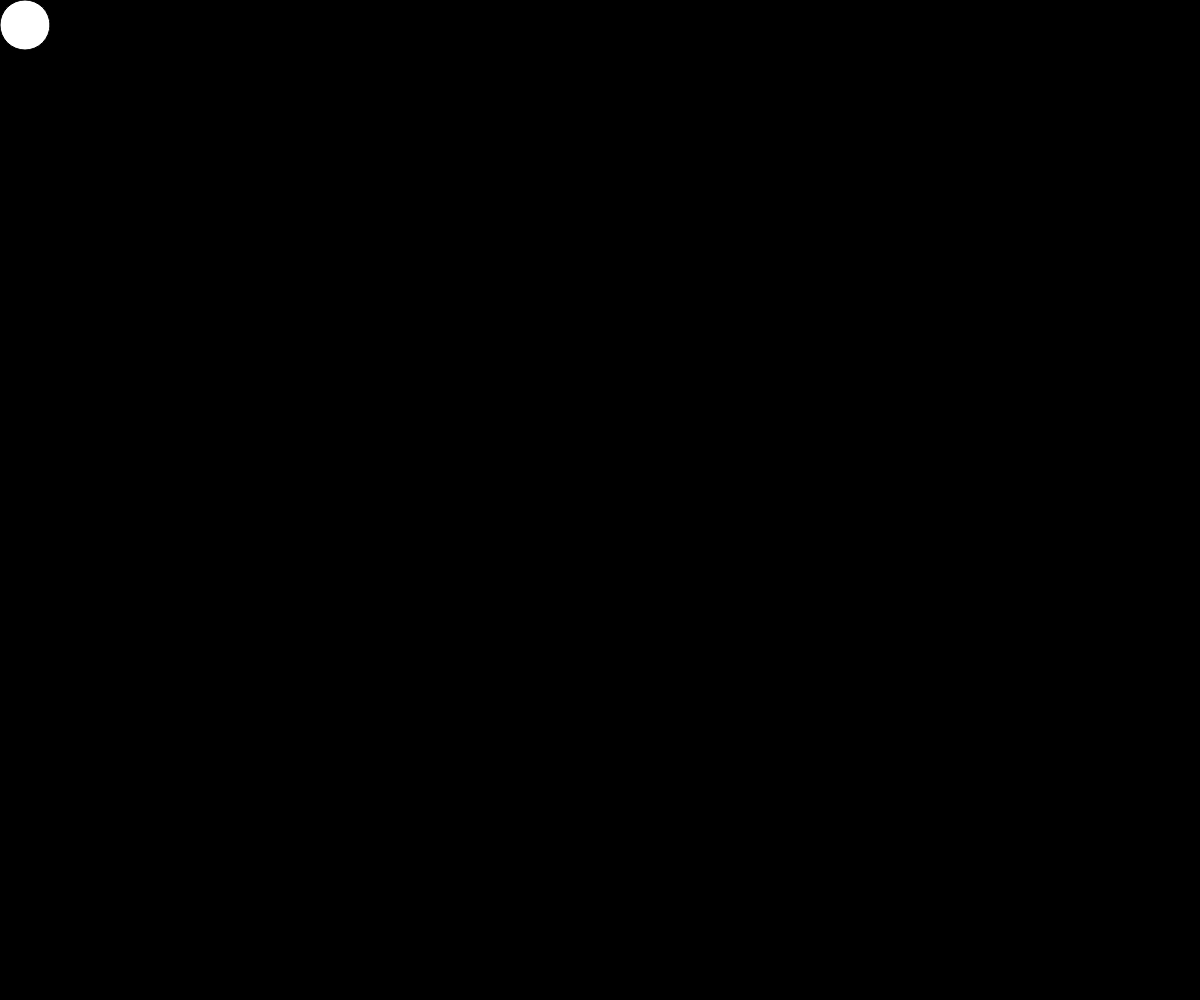
Frame 1 (no input)
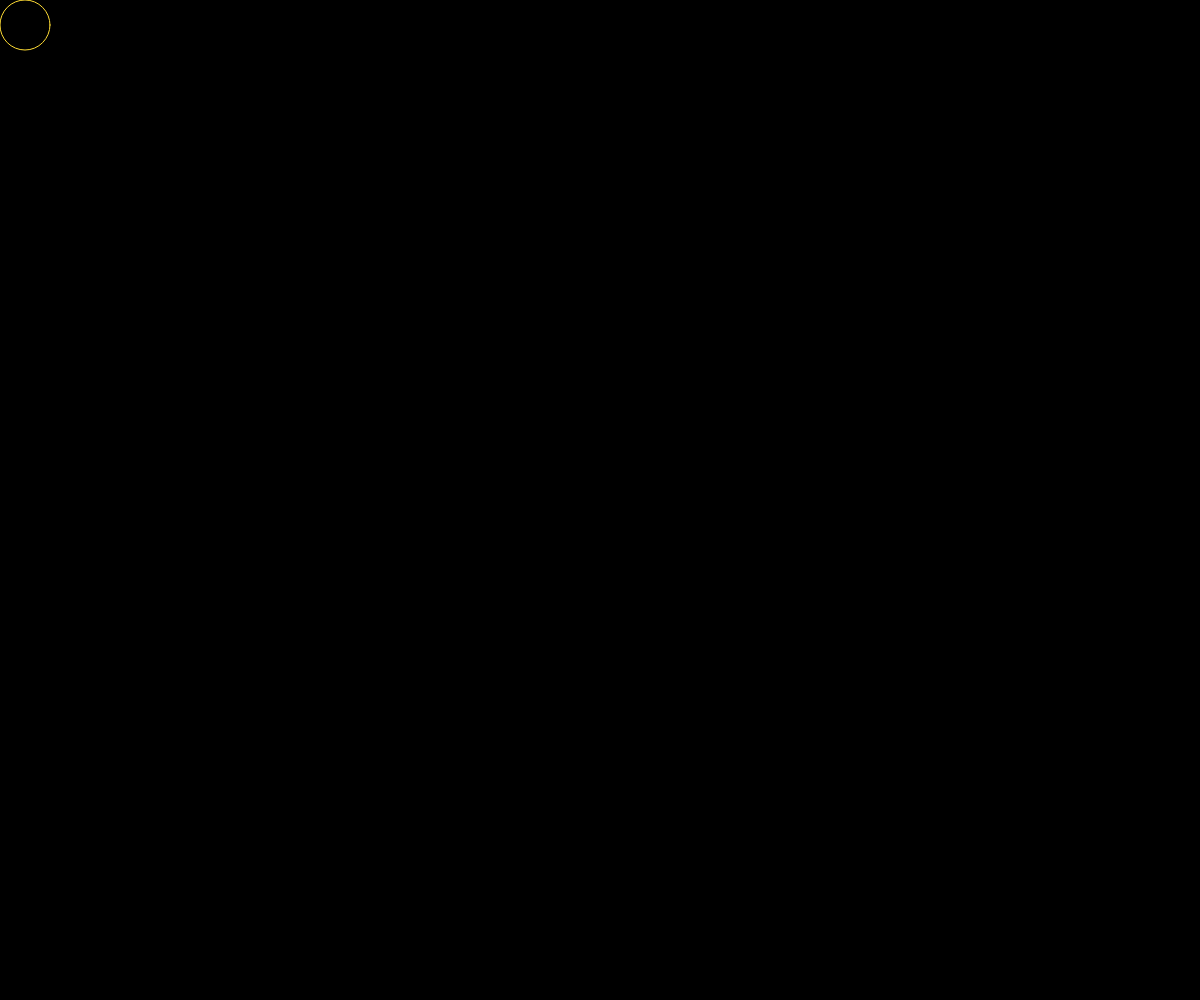
Frame 60 (no input)
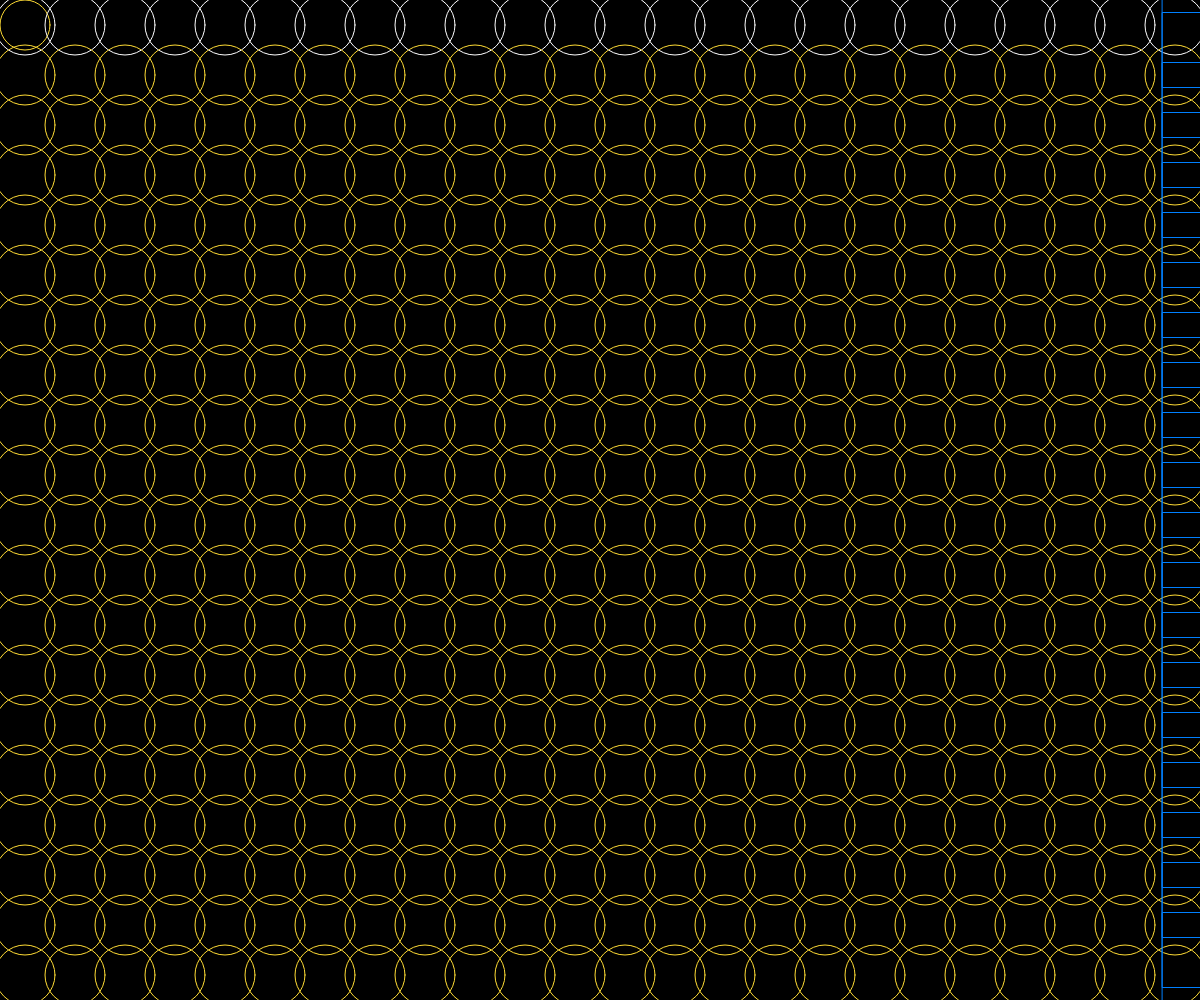
Frame 120 (the mouse pressed at the canvas centre since frame 60)

The p5.js sketch that drew these frames (run headless with seeded random() and noise() and a simulated clock; from frame 60 on, the mouse is pressed at the canvas centre):

// p5.js sketch
// ── sketch.js
function setup() {
  createCanvas(windowWidth,windowHeight);
}

function draw() {
  background(0);
  rectMode(CENTER)//設定方塊座標點以中心點為座標
  ellipse(25,25,50)//在座標為(x,y)產生一個50直徑的圓
  noFill(0)//不充滿顏色

  //fill//充滿顏色為
  stroke(255)//框線顏色為白色
  //整個指令使左上角產生一個白色"255"的圓(背景為黑色"0")

  var w=mouseX/10
  for(var j=0 ;j<height/50;j++)
  {
   {
    for(var i=0 ;i<width/50;i++)
   ellipse(25+50*i,25+50*j,mouseX/10)
		 	stroke("#0080FF")
   rect(25+50*i,25+50*j,mouseY/4)
		 	stroke("##FFD1A4")
   ellipse(50+50*i,50+50*j,mouseY/10)
	 stroke("#FFDC35")}	

   }
}
